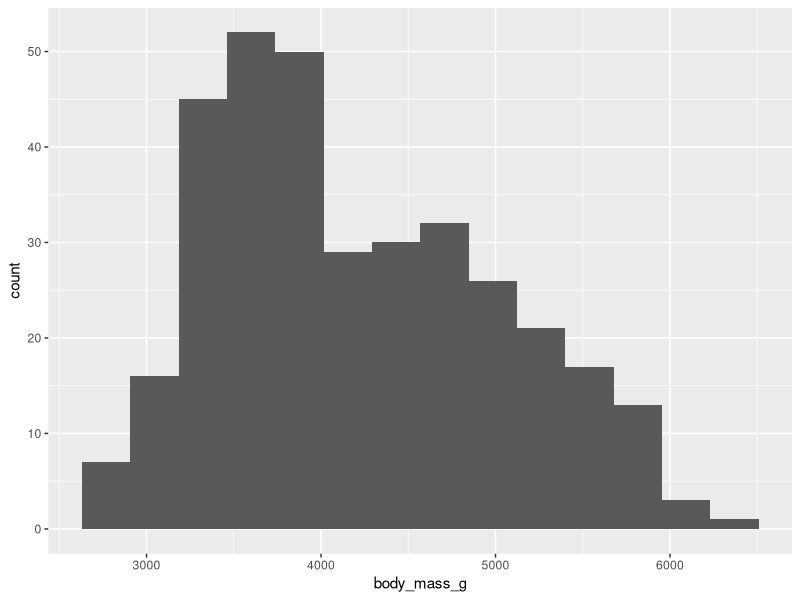
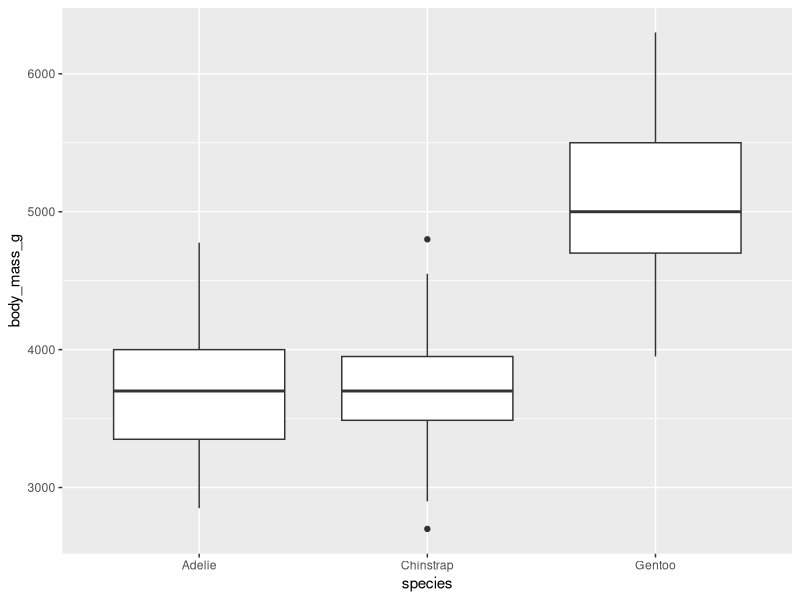
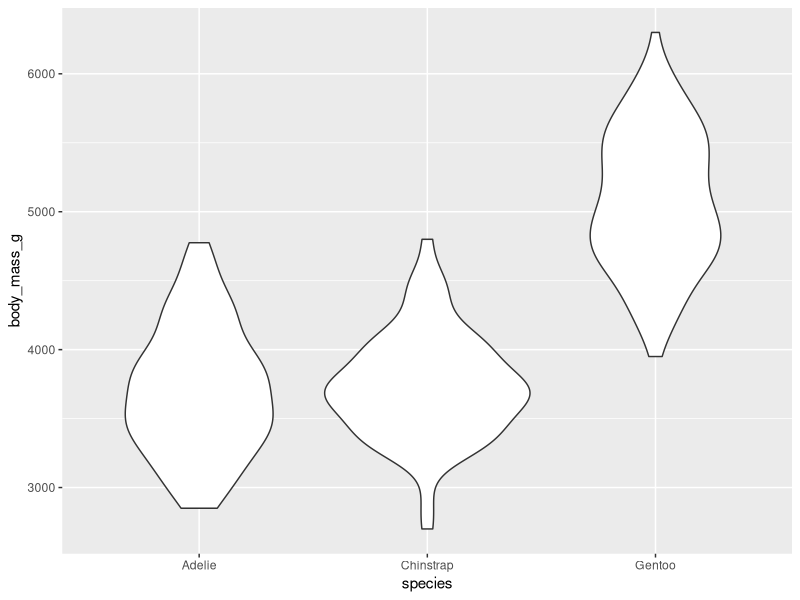
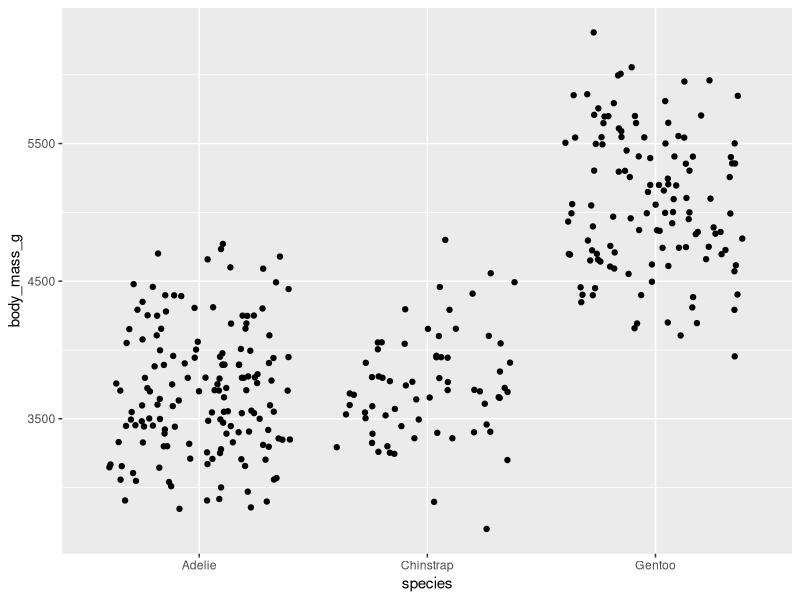
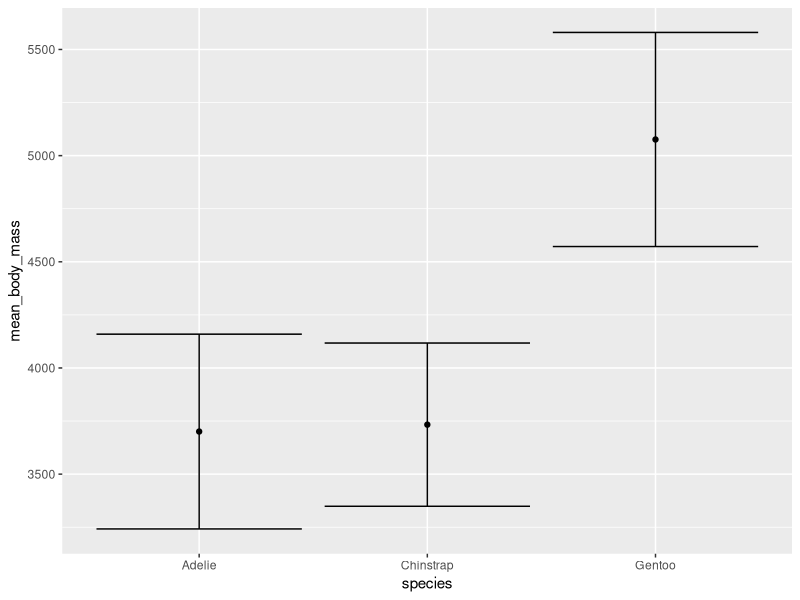
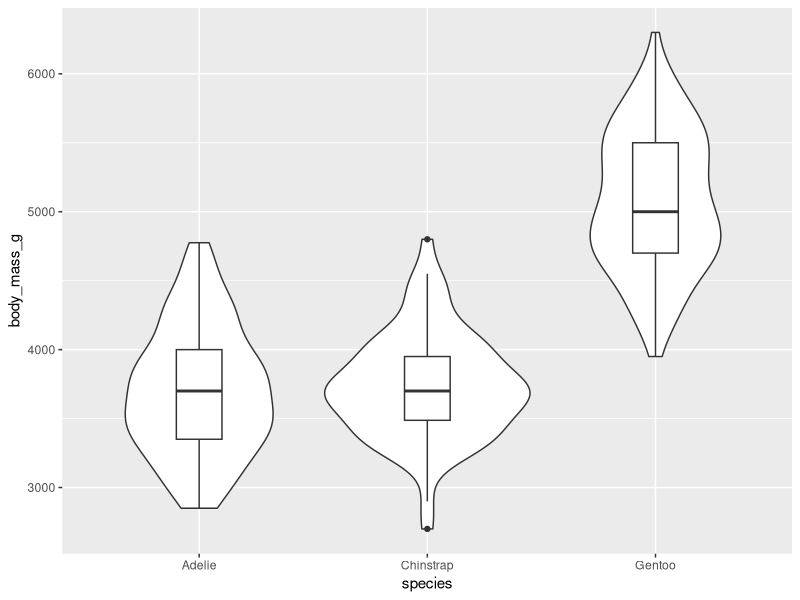
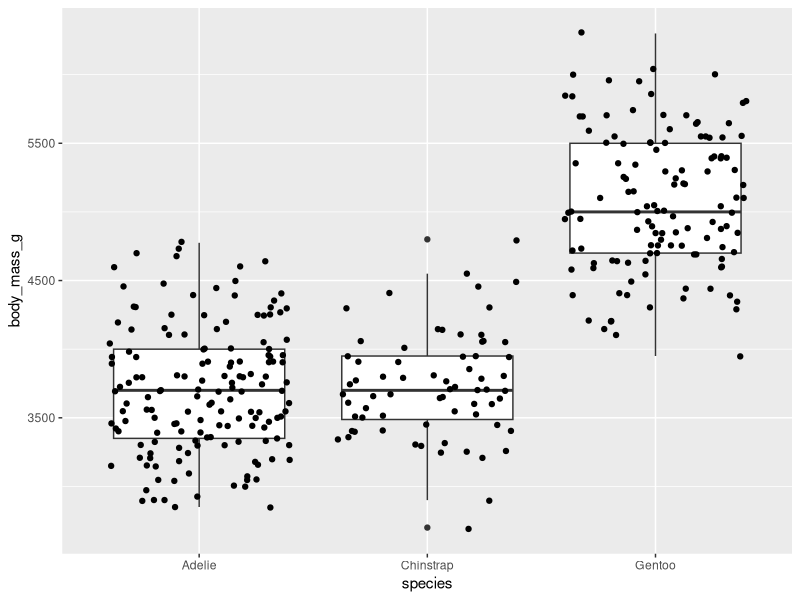
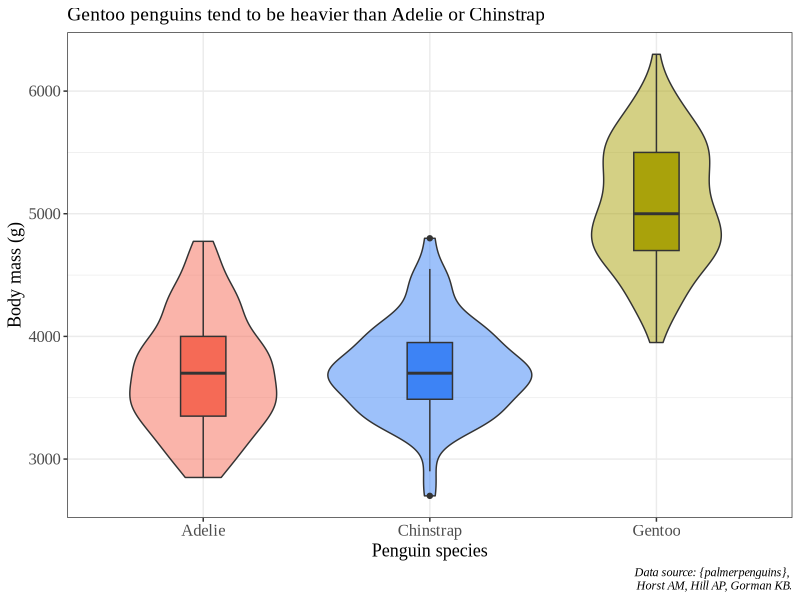

The R script that drew these images, in order:
## ---- chunk 1
# this is a code chunk!
## ---- chunk 2
3 + 8
## ---- chunk 3
# load in libraries
library(tidyverse) # wrangling tools
library(palmerpenguins) # penguin data frame
## ---- chunk 4
head(penguins)
## ---- chunk 5
str(penguins)
## ---- chunk 6
mean(penguins$flipper_length_mm)
## ---- chunk 7
mean(penguins$flipper_length_mm, na.rm = TRUE)
## ---- chunk 8
# identify the data frame
penguins %>% 
  # group the data frame by species (a column in the data frame)
  group_by(species) %>% 
  # summarize by creating a new column called mean_body_mass
  # calculate the mean of body_mass_g
  summarize(mean_body_mass = mean(body_mass_g, na.rm = TRUE))
## ---- chunk 9
# identify the data frame
penguin_summary <- penguins %>% 
  # group the data frame by species (a column in the data frame)
  group_by(species) %>% 
  # summarize the data frame
  # calculate mean and standard deviation of body mass
  summarize(mean_body_mass = mean(body_mass_g, na.rm = TRUE),
            sd_body_mass = sd(body_mass_g, na.rm = TRUE))
## ---- chunk 10
# identify the data frame
penguins %>% 
  # filter data frame to only include observations from Dream
  filter(island == "Dream") %>% 
  # group the data frame by species (a column in the data frame)
  group_by(species) %>% 
  # summarize the data frame
  # calculate mean and standard deviation of body mass
  summarize(mean_body_mass = mean(body_mass_g, na.rm = TRUE),
            sd_body_mass = sd(body_mass_g, na.rm = TRUE))
## ---- chunk 11
# step 1. use the ggplot() function call
# step 2. use the aes() call
ggplot(data = penguins, aes(x = body_mass_g)) +
  # step 3. specify a geom (geometry)
  geom_histogram(bins = 14) 
## ---- chunk 12
ggplot(data = penguins, aes(x = species, y = body_mass_g)) +
  geom_boxplot()
## ---- chunk 13
ggplot(data = penguins, aes(x = species, y = body_mass_g)) +
  geom_violin()
## ---- chunk 14
ggplot(data = penguins, aes(x = species, y = body_mass_g)) +
  geom_jitter() 
## ---- chunk 15
ggplot(data = penguin_summary, aes(x = species, y = mean_body_mass)) +
  geom_point() +
  geom_errorbar(aes(ymin = mean_body_mass - sd_body_mass, 
                    ymax = mean_body_mass + sd_body_mass))
## ---- chunk 16
ggplot(data = penguins, aes(x = species, y = body_mass_g)) +
  geom_violin() +
  # width argument controls boxplot width
  geom_boxplot(width = 0.2)
## ---- chunk 17
ggplot(data = penguins, aes(x = species, y = body_mass_g)) +
  geom_boxplot() +
  geom_jitter()
## ---- chunk 18
ggplot(data = penguins, aes(x = species, y = body_mass_g)) +
  # fill the violin shape using the species column: every species has a different color
  # alpha argument: makes the violin shape more transparent (scale of 0 to 1)
  geom_violin(aes(fill = species), alpha = 0.5) +
  # fill the boxplot shape using the species column
  # make the boxplots narrower
  geom_boxplot(aes(fill = species), width = 0.2) +
  # specify the colors you want to use for each species
  scale_fill_manual(values = c("#F56A56", "#3D83F5", "#A9A20B")) +
  # relabel the axis titles, plot title, and caption
  labs(x = "Penguin species", y = "Body mass (g)",
       title = "Gentoo penguins tend to be heavier than Adelie or Chinstrap",
       caption = "Data source: {palmerpenguins}, \n Horst AM, Hill AP, Gorman KB.") +
  # themes built in to ggplot
  theme_bw() +
  # other theme adjustments
  theme(legend.position = "none", 
        axis.title = element_text(size = 13),
        axis.text = element_text(size = 12),
        plot.title = element_text(size = 14),
        plot.caption = element_text(face = "italic"),
        text = element_text(family = "Times New Roman"))
## ---- chunk 19
ggplot() +
  # using two different data frames: penguins (raw data) and penguins_summary (mean and SD)
  # raw data are jittered
  geom_jitter(data = penguins, aes(x = species, y = body_mass_g, color = species), alpha = 0.4) +
  # summary data: mean is a point, bars are standard deviation
  geom_point(data = penguin_summary, aes(x = species, y = mean_body_mass, color = species), size = 5) +
  geom_errorbar(data = penguin_summary, aes(x = species, ymin = mean_body_mass - sd_body_mass, ymax = mean_body_mass + sd_body_mass, color = species), width = 0.2) +
  scale_color_manual(values = c("#F56A56", "#3D83F5", "#A9A20B")) +
  labs(x = "Penguin species", y = "Body mass (g)",
       title = "Gentoo penguins tend to be heavier than Adelie or Chinstrap",
       caption = "Data source: {palmerpenguins}, \n Horst AM, Hill AP, Gorman KB.") +
  theme_bw() +
  theme(legend.position = "none", 
        axis.title = element_text(size = 13),
        axis.text = element_text(size = 12),
        plot.title = element_text(size = 14),
        plot.caption = element_text(face = "italic"),
        text = element_text(family = "Times New Roman"))
## ---- chunk 20
breakpoints <- round(seq(from = 2700, to = 6500, length.out = 15))

breaks <- ggplot(data = penguins, aes(x = body_mass_g)) +
  geom_histogram(fill = "#FFFFFF", color = "#000000", breaks = breakpoints) +
  scale_x_continuous(expand = c(0, 0), breaks = breakpoints) +
  scale_y_continuous(expand = c(0, 0), breaks = seq(from = 10, to = 50, by = 10)) +
  labs(x = "Body mass (g)", y = "Count",
       title = "Histogram of penguin body masses from Palmer Station LTER",
       caption = "Data source: {palmerpenguins}, \n Horst AM, Hill AP, Gorman KB.") +
  theme_classic() +
  theme(plot.margin = margin(1, 1, 1, 1, "cm"),
        plot.caption = element_text(face = "italic", size = 10),
        axis.title = element_text(size = 12),
        axis.text = element_text(size = 11)) 

breaks
